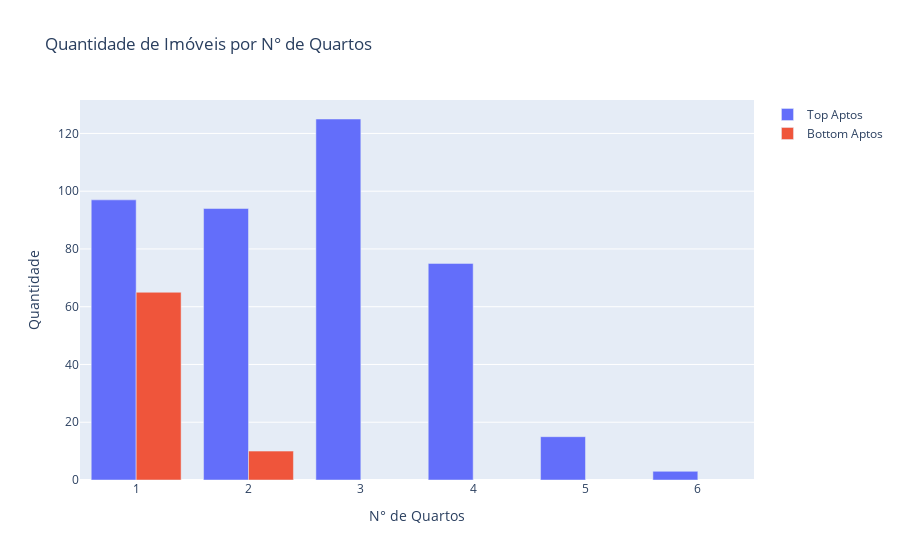

This figure's notebook cell:
### Markdown cell above
Seguindo com a análise…

Conforme mencionamos antes, a diferença nos preços das casas em bairros de diferentes classes sociais é muito maior devido a dois fatores principais. Primeiro, a localização privilegiada, que é um elemento significativo incluído no preço. Segundo, o tamanho das propriedades, que também tem seu impacto, e é bastante relevante. Esses fatores combinados contribuem para uma disparidade mais acentuada nos preços das casas, em comparação com imóveis como apartamentos, estúdios e kitnets. Veja que a gente foi guiando o leitor contando a nossa historinha sobre a diferença dos bairros, que tem sido o foco da análise.

Uma dica, se você não tem muita noção das hipóteses, não existe nada de errado em buscar no Google e consultar colegas. Além disso, vale ter em mente que a análise de dados passa por isso, por questionar as hipóteses que estão sendo analisadas. Logo, é interessante lidar com dados que você tem alguma familiaridade. Lembra do diagrama de Venn do cientista de dados, temos estatística, programação e negócio / expertise na área.

Seguindo com a análise, ainda poderíamos olhar para muitas variáveis, mas creio que podemos finalizar simplesmente olhando para as características de cada grupo, em relação ao tipo de imóvel, número de quartos e número de vagas na garagem. Começamos pelos quartos:

### Code cell
top_aptos_bedrooms = top_aptos["bedrooms"].value_counts().reset_index()
top_aptos_bedrooms.columns = ["N° de Quartos","Quantidade"]
top_aptos_bedrooms = top_aptos_bedrooms.sort_values(by="N° de Quartos", ascending = True)

bottom_aptos_bedrooms = bottom_aptos ["bedrooms"].value_counts().reset_index()
bottom_aptos_bedrooms.columns = ["N° de Quartos","Quantidade"]
bottom_aptos_bedrooms = bottom_aptos_bedrooms.sort_values(by="N° de Quartos", ascending = True)

fig = go.Figure()

fig.add_trace(go.Bar(
    x = top_aptos_bedrooms["N° de Quartos"],
    y = top_aptos_bedrooms ["Quantidade"],
    name = "Top Aptos"
))

fig.add_trace(go.Bar(
    x = bottom_aptos_bedrooms["N° de Quartos"],
    y = bottom_aptos_bedrooms ["Quantidade"],
    name = "Bottom Aptos"
))

fig.update_layout(
    title="Quantidade de Imóveis por N° de Quartos",
    xaxis_title="N° de Quartos",
    yaxis_title="Quantidade"
)

fig.show()

### Figure 1 — Plotly figure (JSON) as saved in the notebook; plotly's stock layout.template omitted (floating-point values rounded to 4 significant figures)
{"data": [{"name": "Top Aptos", "type": "bar", "x": [1, 2, 3, 4, 5, 6], "y": [97, 94, 125, 75, 15, 3]}, {"name": "Bottom Aptos", "type": "bar", "x": [1, 2], "y": [65, 10]}], "layout": {"title": {"text": "Quantidade de Imóveis por N° de Quartos"}, "xaxis": {"title": {"text": "N° de Quartos"}}, "yaxis": {"title": {"text": "Quantidade"}}}}
